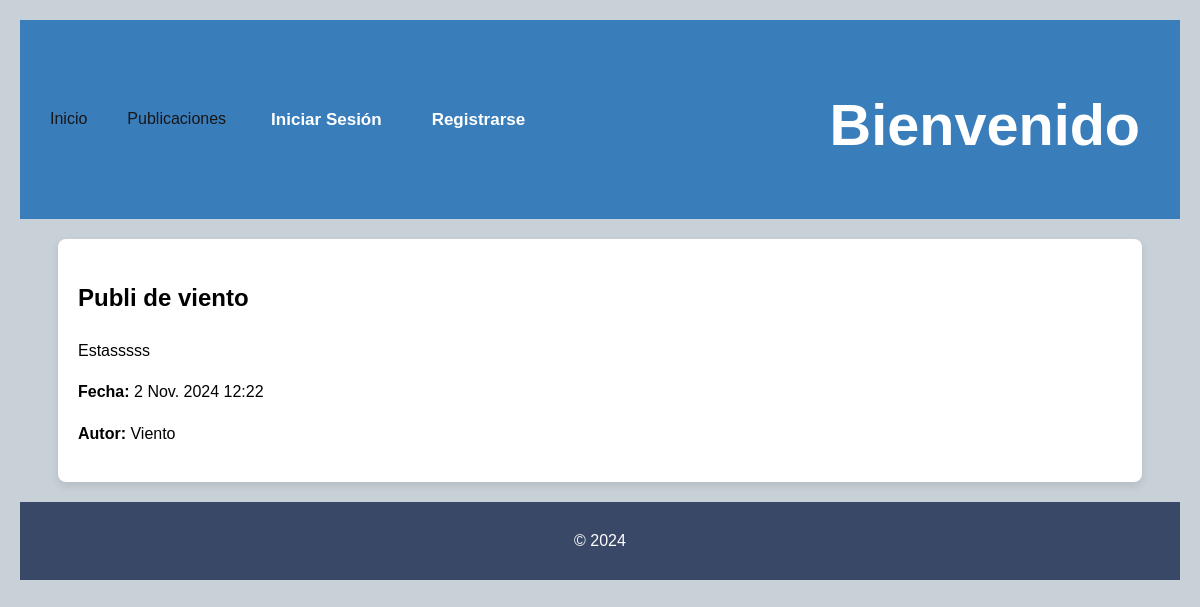
Screenshot of /publicaciones/detalle/9/ with the database file from the repository.
### app/models.py (models this page shows, shortened)
class Publicacion (models.Model):
    titulo = models.CharField(max_length=100)
    contenido = models.TextField()
    fecha_publicacion = models.DateTimeField(auto_now_add=True)
    autor = models.ForeignKey(User , on_delete=models.CASCADE, related_name='publicaciones') #Si un usuario se elimina, todas las publicaciones de dicho usuario se eliminaran tambien.

### app/views.py (the view)
# urls.py: path('publicaciones/detalle/<int:pk>/', DetallePublicacion.as_view(), name='detalle_publicacion'),
class DetallePublicacion(DetailView):
    model = Publicacion
    template_name = 'detalle_publicacion.html'

### app/templates/detalle_publicacion.html (shortened to what this page needs)
{% extends "base.html" %}
{% block content %}
    <div class="detalle-publicacion">
        <h2>{{ object.titulo|capfirst }}</h2>
        <p> {{ object.contenido|capfirst }}</p>
        <p><b>Fecha:</b> {{ object.fecha_publicacion }}</p>
        <p><b>Autor:</b> {{ object.autor|capfirst }}</p>
    </div>
{% endblock %}

### app/static/publicaciones/styles.css (style rules this page uses)
body { background-color: #c9d1d8; font-family: Arial, sans-serif; line-height: 1.6; margin: 0; padding: 20px; }

### rows the page displays
Publicacion: titulo "Publi de viento", contenido "Estasssss", fecha_publicacion "2 Nov. 2024 12:22", autor "Viento"
